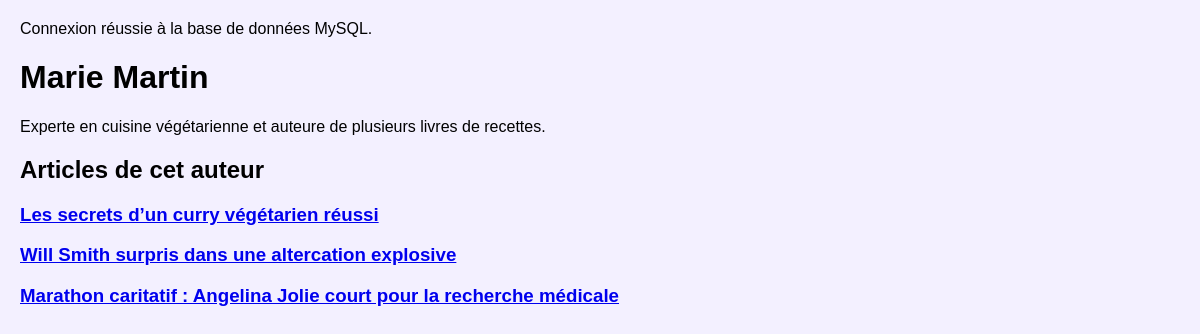
The page /auteur.php?id=2 on the database its author committed.
### tables this page shows
CREATE TABLE auteur (
    id INT AUTO_INCREMENT PRIMARY KEY,   
    nom TEXT NOT NULL,                   
    a_propos TEXT                        
);

CREATE TABLE article (
    id INT AUTO_INCREMENT PRIMARY KEY,            
    titre TEXT NOT NULL,                          
    photo TEXT,                                   
    sous_titre TEXT,                              
    chapeau TEXT,                                 
    corps TEXT NOT NULL,                          
    auteur_id INT,                                
    date DATE NOT NULL,                           
    categorie_id INT,                             
    FOREIGN KEY (auteur_id) REFERENCES auteur(id),   
    FOREIGN KEY (categorie_id) REFERENCES categorie(id)  
);

### auteur.php (the view, shortened to what this page needs)
<?php include 'db.php'; ?>
<?php
$id = $_GET['id'] ?? 0;
$stmt = $pdo->prepare("SELECT * FROM auteur WHERE id = ?");
$stmt->execute([$id]);
$auteur = $stmt->fetch(PDO::FETCH_ASSOC);
?>
<!DOCTYPE html>
<html lang="fr">
<head>
    <link rel="stylesheet" href="style.css">
</head>
<body>
    <h1><?= htmlspecialchars($auteur['nom']) ?></h1>
    <p><?= nl2br(htmlspecialchars($auteur['a_propos'])) ?></p>
    <h2>Articles de cet auteur</h2>
    <div class="articles">
        <?php
        $stmt = $pdo->prepare("SELECT id, titre FROM article WHERE auteur_id = ? ORDER BY date DESC");
        $stmt->execute([$id]);
        while ($article = $stmt->fetch(PDO::FETCH_ASSOC)) {
            echo "<div class='article'>";
            echo "<h3><a href='article.php?id={$article['id']}'>{$article['titre']}</a></h3>";
            echo "</div>";
        }
        ?>
    </div>
</body>
</html>

### style.css (style rules this page uses)
body { font-family: 'Poppins', sans-serif; margin: 0; padding: 20px; background: #f3f0ff; }

### rows shown on the page
auteur: nom "Marie Martin", a_propos "Experte en cuisine végétarienne et auteure de plusieurs livres de recettes."
article: titre "Les secrets d’un curry végétarien réussi"
article: titre "Will Smith surpris dans une altercation explosive"
article: titre "Marathon caritatif : Angelina Jolie court pour la recherche médicale"
